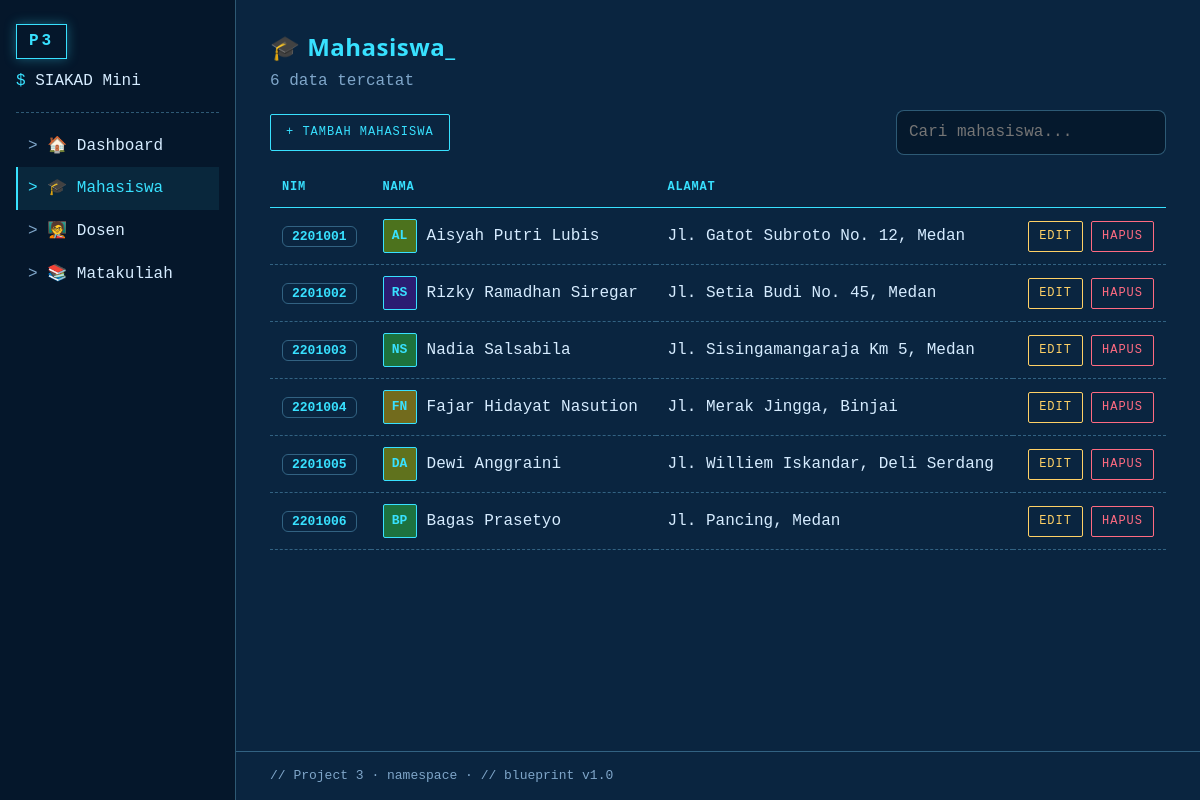
The page /index.php?page=mhsw on the database its author committed.
### tables this page shows
CREATE TABLE IF NOT EXISTS tb_mhsw (
      mhsw_id INT(11) NOT NULL AUTO_INCREMENT,
      mhsw_nim VARCHAR(25) NOT NULL,
      mhsw_nama VARCHAR(100) NOT NULL,
      mhsw_alamat TEXT DEFAULT NULL,
      PRIMARY KEY(mhsw_id),
      UNIQUE KEY(mhsw_nim)
);

### inc/Koneksi.php (called while the page is built, shortened)
<?php
class Koneksi
{
    public function __construct()
    {
        try {
            $this->koneksi = new PDO(
                "mysql:host=localhost;dbname=db_projek3_si2;charset=utf8mb4", "root", "",
                [
                    PDO::ATTR_ERRMODE            => PDO::ERRMODE_EXCEPTION,
                    PDO::ATTR_DEFAULT_FETCH_MODE => PDO::FETCH_ASSOC,
                ]
            );
        } catch (PDOException $e) {
            die("Koneksi gagal: " . $e->getMessage());
        }
    }
}

### app/Mahasiswa.php (called while the page is built, shortened)
<?php
class Mahasiswa extends Koneksi
{
    public function index(): array
    {
        return $this->koneksi->query("SELECT * FROM tb_mhsw ORDER BY mhsw_nim")->fetchAll();
    }
}

### mhsw.php (the view, shortened to what this page needs)
<?php
require_once "inc/Koneksi.php";
require_once "app/Mahasiswa.php";
$mhsw = new App\Mahasiswa();
$rows = $mhsw->index();
?>
<h2>🎓 Mahasiswa</h2>
<p class="sub"><?php echo count($rows); ?> data tercatat</p>
<div class="toolbar">
    <a href="index.php?page=mhsw_input" class="btn">+ Tambah Mahasiswa</a>
    <input type="search" class="cari" data-target="tabel-mhsw" placeholder="Cari mahasiswa...">
</div>
<div class="scroll">
<table id="tabel-mhsw">
    <thead>
        <tr><th>NIM</th><th>Nama</th><th>Alamat</th><th></th></tr>
    </thead>
    <tbody>
        <?php foreach ($rows as $row) { ?>
            <tr>
                <td><span class="chip"><?php echo e($row['mhsw_nim']); ?></span></td>
                <td><div class="orang"><span class="avatar" style="--h:<?php echo abs(crc32($row['mhsw_nama'])) % 360; ?>"><?php echo e(inisial($row['mhsw_nama'])); ?></span><span><?php echo e($row['mhsw_nama']); ?></span></div></td>
                <td><?php echo e($row['mhsw_alamat'] ?: '-'); ?></td>
                <td>
                    <div class="aksi">
                        <a href="index.php?page=mhsw_edit&id=<?php echo (int) $row['mhsw_id']; ?>" class="btn btn-warning btn-sm">Edit</a>
                        <form action="mhsw_proses.php?action=delete" method="post" class="inline" onsubmit="return confirm('Yakin ingin menghapus data ini?')">
                            <button type="submit" class="btn btn-danger btn-sm">Hapus</button>
                        </form>
                    </div>
                </td>
            </tr>
        <?php } ?>
    </tbody>
</table>
</div>

### assets/css/style.css (style rules this page uses)
:root { --bg:#fff;--panel:#fff;--ink:#222;--mut:#777;--line:#ddd;--pri:#0a7c70;--pri-ink:#fff;--danger:#d64545;--ok:#2f9e5b;--warn:#e0a21a;--r:10px; --font:"Segoe UI",system-ui,Arial,sans-serif;--head:var(--font) }
* { box-sizing:border-box }
body { margin:0;background:var(--bg);color:var(--ink);font-family:var(--font);line-height:1.55 }
a { color:inherit;text-decoration:none }
h2 { font-family:var(--head);margin:0 0 4px;font-size:28px }
.sub { margin:0 0 16px;color:var(--mut) }
.avatar { display:inline-flex;align-items:center;justify-content:center;flex:none;width:34px;height:34px;border-radius:50%;background:hsl(var(--h,200) 55% 40%);color:#fff;font-size:13px;font-weight:700 }
.orang { display:flex;align-items:center;gap:10px }
.chip { display:inline-block;padding:2px 9px;border:1px solid var(--line);border-radius:6px;font:600 13px ui-monospace,Consolas,monospace;white-space:nowrap }
.toolbar { display:flex;justify-content:space-between;align-items:center;gap:12px;flex-wrap:wrap;margin:12px 0 }
.cari { width:270px;max-width:100%;padding:9px 12px;border:1px solid var(--line);border-radius:8px;font:inherit;background:transparent;color:inherit }
.scroll { overflow-x:auto }
table { width:100%;border-collapse:collapse }
th,td { padding:11px 12px;text-align:left;border-bottom:1px solid var(--line) }
th { font-size:12px;text-transform:uppercase;letter-spacing:.8px }
.aksi { display:flex;gap:8px;justify-content:flex-end }
form.inline { display:inline;margin:0 }
.btn { --c:var(--pri);display:inline-block;padding:8px 15px;color:var(--pri-ink);background:var(--c);border:0;border-radius:8px;cursor:pointer;font:inherit;font-size:14px;transition:.15s }
.btn-warning { --c:#f2c14e;color:#3b2a00 }
.btn-danger { --c:#d64545;color:#fff }
.btn-sm { padding:5px 10px;font-size:12px }
form,.card { max-width:680px }
.p3 { --bg:#0a2540;--panel:rgba(125,211,252,.06);--ink:#d6ecff;--mut:#7fa6c9;--line:rgba(125,211,252,.35);--pri:#38e1ff;--pri-ink:#04202f;--r:2px; --font:"Cascadia Mono",Consolas,"Courier New",monospace }
body.p3 { background:#0a2540 linear-gradient(rgba(125,211,252,.08) 1px,transparent 1px) 0 0/32px 32px,linear-gradient(90deg,rgba(125,211,252,.08) 1px,transparent 1px) 0 0/32px 32px;background-color:#0a2540 }
.p3 h2 { color:var(--pri);font-size:24px;letter-spacing:.5px }
.p3 h2::after { content:"_";animation:kedip 1s steps(1) infinite }
.p3 .btn { background:transparent;color:var(--c);border:1px solid var(--c);border-radius:2px;text-transform:uppercase;letter-spacing:1px;font-size:12px }
.p3 .btn-warning { --c:#ffd166 }
.p3 .btn-danger { --c:#ff6b81 }
.p3 th { color:var(--pri);border-bottom:1px solid var(--pri) }
.p3 td { border-bottom:1px dashed var(--line) }
.p3 .chip { border-color:var(--line);color:var(--pri) }
.p3 .avatar { border-radius:2px;background:hsl(var(--h,200) 60% 28%);border:1px solid var(--pri);color:var(--pri) }
.p3 .form-control,.p3 .cari { background:rgba(4,20,38,.7);color:var(--ink);border:1px solid var(--line) }

### rows shown on the page
tb_mhsw: mhsw_nim "2201001", mhsw_nama "AL", mhsw_nama "Aisyah Putri Lubis", mhsw_alamat "Jl. Gatot Subroto No. 12, Medan"
tb_mhsw: mhsw_nim "2201002", mhsw_nama "RS", mhsw_nama "Rizky Ramadhan Siregar", mhsw_alamat "Jl. Setia Budi No. 45, Medan"
tb_mhsw: mhsw_nim "2201003", mhsw_nama "NS", mhsw_nama "Nadia Salsabila", mhsw_alamat "Jl. Sisingamangaraja Km 5, Medan"
tb_mhsw: mhsw_nim "2201004", mhsw_nama "FN", mhsw_nama "Fajar Hidayat Nasution", mhsw_alamat "Jl. Merak Jingga, Binjai"
tb_mhsw: mhsw_nim "2201005", mhsw_nama "DA", mhsw_nama "Dewi Anggraini", mhsw_alamat "Jl. Williem Iskandar, Deli Serdang"
tb_mhsw: mhsw_nim "2201006", mhsw_nama "BP", mhsw_nama "Bagas Prasetyo", mhsw_alamat "Jl. Pancing, Medan"

### other values the page prints
count($rows) "6"
